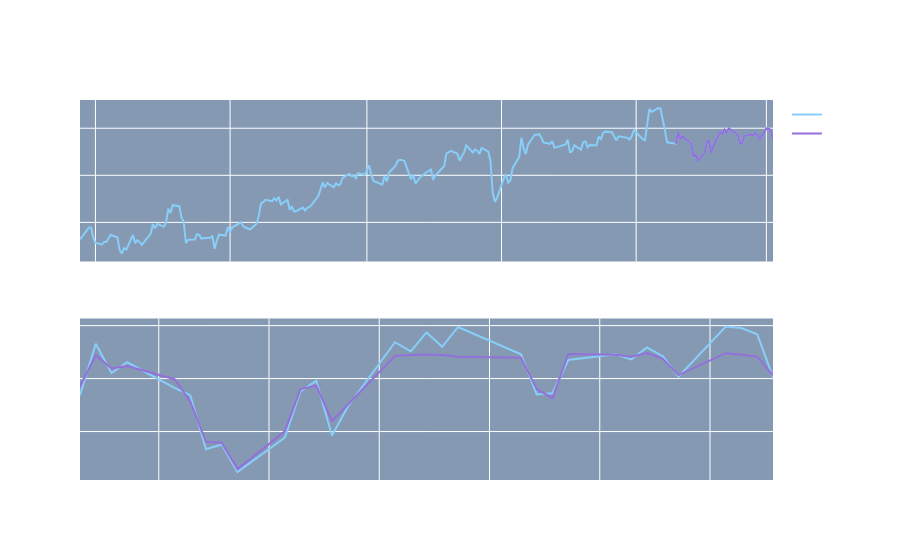

The notebook cell saved with this chart:
### Code cell
predicted_prices = df.loc[test_split_idx+1:].copy()
predicted_prices['Close'] = y_pred

fig = make_subplots(rows=2, cols=1)
fig.add_trace(go.Scatter(x=df.date, y=df.close,
                         name='Truth',
                         marker_color='LightSkyBlue'), row=1, col=1)

fig.add_trace(go.Scatter(x=predicted_prices.date,
                         y=predicted_prices.close,
                         name='Prediction',
                         marker_color='MediumPurple'), row=1, col=1)

fig.add_trace(go.Scatter(x=predicted_prices.date,
                         y=y_test,
                         name='Truth',
                         marker_color='LightSkyBlue',
                         showlegend=False), row=2, col=1)

fig.add_trace(go.Scatter(x=predicted_prices.date,
                         y=y_pred,
                         name='Prediction',
                         marker_color='MediumPurple',
                         showlegend=False), row=2, col=1)

fig.show()

### Figure 1 — Plotly figure (JSON) as saved in the notebook; plotly's stock layout.template omitted (floating-point values rounded to 4 significant figures; data arrays with more than 128 entries replaced by an {"elided": "..."} marker saying what was removed)
{"data": [{"marker": {"color": "LightSkyBlue"}, "name": "Truth", "type": "scatter", "x": {"elided": "217 str values"}, "xaxis": "x", "y": {"elided": "217 float values"}, "yaxis": "y"}, {"marker": {"color": "MediumPurple"}, "name": "Prediction", "type": "scatter", "x": ["2021-01-19T00:00:00", "2021-01-20T00:00:00", "2021-01-21T00:00:00", "2021-01-22T00:00:00", "2021-01-25T00:00:00", "2021-01-26T00:00:00", "2021-01-27T00:00:00", "2021-01-28T00:00:00", "2021-01-29T00:00:00", "2021-02-01T00:00:00", "2021-02-02T00:00:00", "2021-02-03T00:00:00", "2021-02-04T00:00:00", "2021-02-05T00:00:00", "2021-02-08T00:00:00", "2021-02-09T00:00:00", "2021-02-10T00:00:00", "2021-02-11T00:00:00", "2021-02-12T00:00:00", "2021-02-16T00:00:00", "2021-02-17T00:00:00", "2021-02-18T00:00:00", "2021-02-19T00:00:00", "2021-02-22T00:00:00", "2021-02-23T00:00:00", "2021-02-24T00:00:00", "2021-02-25T00:00:00", "2021-02-26T00:00:00", "2021-03-01T00:00:00", "2021-03-02T00:00:00", "2021-03-03T00:00:00", "2021-03-04T00:00:00"], "xaxis": "x", "y": [193.4, 198.3, 195.5, 196.5, 194.1, 193.4, 188.3, 188.8, 186.2, 189.4, 193.8, 194.8, 189.6, 192.3, 198.4, 197.6, 199.4, 198, 199.9, 197.3, 193.5, 193.6, 196.8, 197.3, 196.8, 197.9, 197.1, 195.2, 199.9, 199.8, 199.2, 195.1], "yaxis": "y"}, {"marker": {"color": "LightSkyBlue"}, "name": "Truth", "showlegend": false, "type": "scatter", "x": ["2021-01-19T00:00:00", "2021-01-20T00:00:00", "2021-01-21T00:00:00", "2021-01-22T00:00:00", "2021-01-25T00:00:00", "2021-01-26T00:00:00", "2021-01-27T00:00:00", "2021-01-28T00:00:00", "2021-01-29T00:00:00", "2021-02-01T00:00:00", "2021-02-02T00:00:00", "2021-02-03T00:00:00", "2021-02-04T00:00:00", "2021-02-05T00:00:00", "2021-02-08T00:00:00", "2021-02-09T00:00:00", "2021-02-10T00:00:00", "2021-02-11T00:00:00", "2021-02-12T00:00:00", "2021-02-16T00:00:00", "2021-02-17T00:00:00", "2021-02-18T00:00:00", "2021-02-19T00:00:00", "2021-02-22T00:00:00", "2021-02-23T00:00:00", "2021-02-24T00:00:00", "2021-02-25T00:00:00", "2021-02-26T00:00:00", "2021-03-01T00:00:00", "2021-03-02T00:00:00", "2021-03-03T00:00:00", "2021-03-04T00:00:00"], "xaxis": "x2", "y": [193.4, 198.3, 195.5, 196.5, 194.1, 193.4, 188.3, 188.8, 186.2, 189.4, 193.8, 194.8, 189.6, 192.3, 198.4, 197.6, 199.4, 198, 199.9, 197.3, 193.5, 193.6, 196.8, 197.3, 196.8, 197.9, 197.1, 195.2, 199.9, 199.8, 199.2, 195.1], "yaxis": "y2"}, {"marker": {"color": "MediumPurple"}, "name": "Prediction", "showlegend": false, "type": "scatter", "x": ["2021-01-19T00:00:00", "2021-01-20T00:00:00", "2021-01-21T00:00:00", "2021-01-22T00:00:00", "2021-01-25T00:00:00", "2021-01-26T00:00:00", "2021-01-27T00:00:00", "2021-01-28T00:00:00", "2021-01-29T00:00:00", "2021-02-01T00:00:00", "2021-02-02T00:00:00", "2021-02-03T00:00:00", "2021-02-04T00:00:00", "2021-02-05T00:00:00", "2021-02-08T00:00:00", "2021-02-09T00:00:00", "2021-02-10T00:00:00", "2021-02-11T00:00:00", "2021-02-12T00:00:00", "2021-02-16T00:00:00", "2021-02-17T00:00:00", "2021-02-18T00:00:00", "2021-02-19T00:00:00", "2021-02-22T00:00:00", "2021-02-23T00:00:00", "2021-02-24T00:00:00", "2021-02-25T00:00:00", "2021-02-26T00:00:00", "2021-03-01T00:00:00", "2021-03-02T00:00:00", "2021-03-03T00:00:00", "2021-03-04T00:00:00"], "xaxis": "x2", "y": [194.3, 197.2, 196.0, 196.2, 194.9, 192.8, 189.0, 188.9, 186.5, 190.0, 194.0, 194.3, 191.0, 192.5, 197.1, 197.2, 197.3, 197.2, 197.1, 197.0, 194.0, 193.1, 197.3, 197.3, 197.1, 197.4, 196.9, 195.3, 197.4, 197.2, 197.1, 195.3], "yaxis": "y2"}], "layout": {"xaxis": {"anchor": "y", "domain": [0, 1]}, "xaxis2": {"anchor": "y2", "domain": [0, 1]}, "yaxis": {"anchor": "x", "domain": [0.575, 1]}, "yaxis2": {"anchor": "x2", "domain": [0, 0.425]}}}
